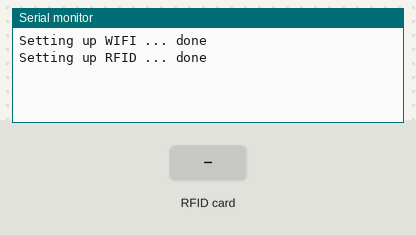
The sketch below on a simulated ESP8266 (Wemos D1 mini). Parts: the last lines printed to the serial monitor. The inputs (shaded band) are chosen by the test bench. WiFi joins after 1.5 s; servers stay silent unless stated; uploads are accepted with an empty reply.

Above: at 1.7 s.
1.8 s: RFID card A0 20 A6 00 F7 04 held to the reader
At 4.2 s:
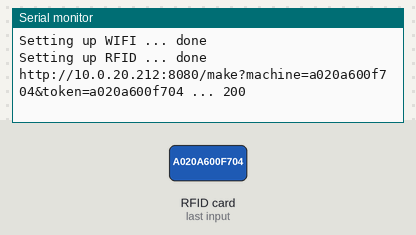
4.5 s: RFID card 5E 7A 19 C4 held to the reader
At 6.3 s:
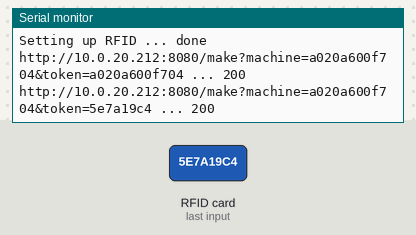

Measured:
- after the input at 1.8 s, the serial monitor: prints a new line after 1.3 s (image 1)
- after the input at 4.5 s, the serial monitor: prints a new line after 0.79 s (image 2)

The sketch:

rfid_scanner.ino
```cpp
#include <Arduino.h>
#include <ESP8266WiFi.h>
#include <ESP8266WiFiMulti.h>
#include <ESP8266HTTPClient.h>
#include <SPI.h>
#include <MFRC522.h>

#define SS_PIN D8 //Pin on WeMos D1 Mini
#define RST_PIN D3 //Pin on WeMos D1 Mini

MFRC522 rfid(SS_PIN, RST_PIN); // Instance of the class
MFRC522::MIFARE_Key key;

#define MACHINE "a020a600f704"
#define SERVICE_URL "http://10.0.20.212:8080/make"

ESP8266WiFiMulti WiFiMulti;

void data2hex(byte *input, int input_size, char *buffer, int buffer_size);

#define URL_BUFFER_SIZE 200
#define TOKEN_BUFFER_SIZE 100
char UrlBuffer[URL_BUFFER_SIZE] = {0};
char TokenBuffer[TOKEN_BUFFER_SIZE] = {0};

void setup() {
    // // No wotchdog timer
    // ESP.wdtDisable();

    Serial.begin(9600);

    Serial.print("Setting up WIFI ...");
    WiFi.mode(WIFI_STA);
    WiFiMulti.addAP("synyx-guest", "entfernenfreundinmache");
    Serial.println(" done");

    Serial.print("Setting up RFID ...");

    SPI.begin();
    rfid.PCD_Init();

    delay(500);

    Serial.println(" done");
}

void loop() {
    delay(1000);

    // // Check that wifi is setup
    if (WiFiMulti.run() != WL_CONNECTED) return;

    // Check that a card is near the sensor
    if (!rfid.PICC_IsNewCardPresent()) return;
    if (!rfid.PICC_ReadCardSerial()) return;

    // Clear buffers
    memset(UrlBuffer, 0, URL_BUFFER_SIZE);
    memset(TokenBuffer, 0, TOKEN_BUFFER_SIZE);

    // Get token
    data2hex(rfid.uid.uidByte, rfid.uid.size, TokenBuffer, TOKEN_BUFFER_SIZE -1);

    // Refresh Rffid
    rfid.PICC_HaltA();
    rfid.PCD_StopCrypto1();

    // Generate url
    sprintf(UrlBuffer, SERVICE_URL "?machine=" MACHINE "&token=%s", TokenBuffer);

    Serial.print(UrlBuffer);
    Serial.print(" ...");

    // Notify coffee service
    HTTPClient http;
    http.begin(UrlBuffer); //HTTP
    int httpCode = http.GET();
    Serial.printf(" %d", httpCode);
    http.end();

    Serial.println("");
}

void data2hex(byte *input, int input_size, char *buffer, int buffer_size) {
    int buffer_i, i;
    for (
        i = 0, buffer_i = 0;
        (i < input_size) && (buffer_i < (buffer_size-1));
        i++, buffer_i += 2
    ) {
        sprintf(&buffer[buffer_i], "%02x", input[i] & 0xff);
    }
}
```
